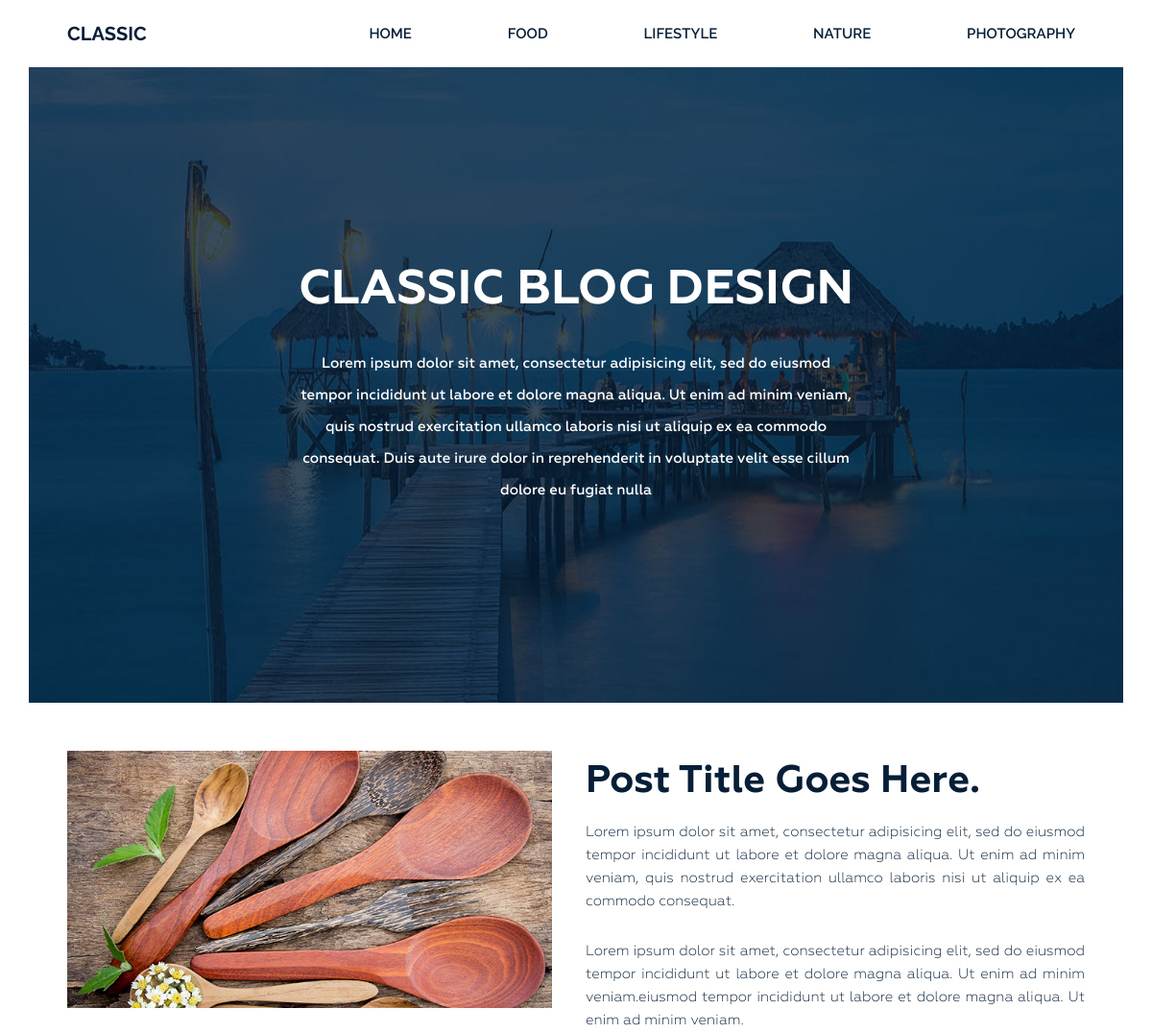
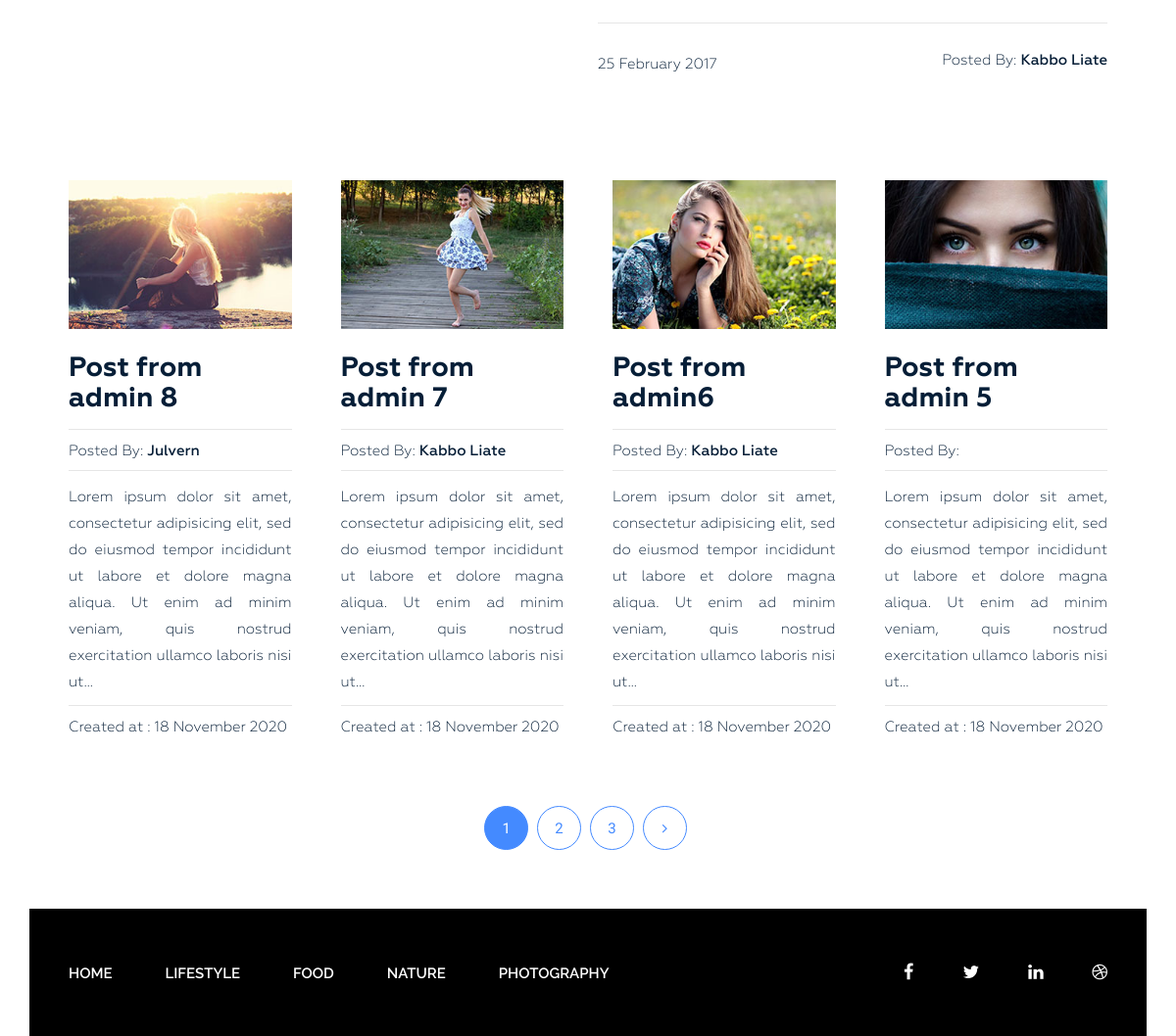
The page / on the database its author committed (2 pictures, top to bottom).
### blog/models.py (models this page shows, shortened)
class Category(models.Model):
    title = models.CharField(max_length=255)
    slug = models.SlugField(max_length=255,verbose_name='Url',unique=True)
    def get_absolute_url(self):
        return reverse('P_Category', kwargs={'slug':self.slug})
    class Meta:
        verbose_name = 'Category'
        verbose_name_plural = 'Categories'
        ordering = ['title']

class Post(models.Model):
    title = models.CharField(max_length=255)
    slug = models.SlugField(max_length=255,verbose_name='Url',unique=True)
    author = models.CharField(max_length=100)
    content = models.TextField(blank=True)
    created_at = models.DateTimeField(auto_now_add=True,verbose_name='Yaradılma tarixi')
    photo  = models.ImageField(upload_to='photos/%Y/%m/%d/',blank=True)
    views = models.IntegerField(default=0,verbose_name='Baxış sayı')
    category = models.ForeignKey(Category,related_name='posts',on_delete=models.PROTECT)
    tag = models.ManyToManyField(Tag,related_name='posts',blank=True)
    def get_absolute_url(self):
        return reverse('post',kwargs={'slug':self.slug})
    class Meta:
        verbose_name = 'Post'
        verbose_name_plural = 'Posts'
        ordering = ['-created_at']

### blog/views.py (the view)
# urls.py: 2. Add a URL to urlpatterns:  path('', Home.as_view(), name='home')
class Home(ListView):
    model = Post
    template_name = 'blog/index.html'
    context_object_name = 'posts'
    paginate_by = 4
    def get_context_data(self, *, object_list=None, **kwargs):
        context = super().get_context_data(**kwargs)
        context['title'] = 'Dark Blog'
        return context

### blog/templatetags/menu.py (called while the page is built)
@register.inclusion_tag('blog/menu_tpl.html')
def show_menu(menu_class='menu'):
    categories = Category.objects.all()
    return {'categories':categories,'menu_class':menu_class}

### blog/templates/blog/index.html (shortened to what this page needs)
{% extends 'base.html' %}
{% load static %}
{% load menu %}
{% block content %}
    {% show_menu %}
    <section class="bg-text-area">
        <div class="container">
            <div class="row">
                <div class="col-md-12">
                    <div class="bg-text">
                        <h3>Classic BLOG Design</h3>
                        <p>Lorem ipsum dolor sit amet, consectetur adipisicing elit, sed do eiusmod tempor incididunt ut
                            labore et dolore magna aliqua. Ut enim ad minim veniam, quis nostrud exercitation ullamco
                            laboris nisi ut aliquip ex ea commodo consequat. Duis aute irure dolor in reprehenderit in
                            voluptate velit esse cillum dolore eu fugiat nulla </p>
                    </div>
                </div>
            </div>
        </div>
    </section>
    <section class="blog-post-area">
        <div class="container">
            <div class="row">
                <div class="blog-post-area-style">
                    <div class="col-md-12">
                        <div class="single-post-big">
                            <div class="big-image">
                                <img src="{% static 'img/post-image1.jpg' %} " alt="">
                            </div>
                            <div class="big-text">
                                <h3><a href="#">Post Title Goes Here.</a></h3>
                                <p>Lorem ipsum dolor sit amet, consectetur adipisicing elit, sed do eiusmod tempor
                                    incididunt ut labore et dolore magna aliqua. Ut enim ad minim veniam, quis nostrud
                                    exercitation ullamco laboris nisi ut aliquip ex ea commodo consequat.</p>
                                <p>Lorem ipsum dolor sit amet, consectetur adipisicing elit, sed do eiusmod tempor
                                    incididunt ut labore et dolore magna aliqua. Ut enim ad minim veniam.eiusmod tempor
                                    incididunt ut labore et dolore magna aliqua. Ut enim ad minim veniam.</p>
                                <h4><span class="date">25 February 2017</span><span class="author">Posted By: <span
                                        class="author-name">Kabbo Liate</span></span>
                                </h4>
                            </div>
                        </div>
                    </div>
                    {% for post in posts %}
                        <div class="col-md-3">
                            <div class="single-post">
                                {% if post.photo %}
                                    <img src="{{ post.photo.url }}" alt="{{ post.title }} ">
                                {% else %}
                                    <img src="https://picsum.photos/seed/picsum/300/201" alt="{{ post.title }}">
                                {% endif %}
                                <h3><a href="{{ post.get_absolute_url }}">{{ post.title }}</a></h3>
                                <h4><span>Posted By: <span class="author-name">{{ post.author }}</span></span>
                                </h4>
                                {{ post.content|truncatechars_html:200|safe }}
                                <h4><span>Created at : {{ post.created_at|date:'j E Y' }}</span></h4>
                            </div>
                        </div>
                    {% endfor %}
                </div>
            </div>
        </div>
        {% if page_obj.has_other_pages %}
            <div class="pegination">
                <div class="nav-links">
                    {% for p in page_obj.paginator.page_range %}
                        {% if page_obj.number == p %}
                            <span class="page-numbers current">{{ p }}</span>
                        {% elif p > page_obj.number|add:-3  and  p < page_obj.number|add:3 %}
                            <a class="page-numbers" href="?page={{ p }}">{{ p }}</a>
                        {% endif %}
                    {% endfor %}
                    {% if page_obj.has_next %}
                        <a class="page-numbers" href="?page={{ page_obj.next_page_number }}"><i
                                class="fa fa-angle-right" aria-hidden="true"></i></a>
                    {% endif %}
                </div>
            </div>
        {% endif %}
    </section>
{% endblock %}

### blog/templates/blog/menu_tpl.html
<header class="header">
        <div class="container">
            <div class="row">
                <div class="col-md-2">
                    <div class="logo">
                        <h2><a href="#">Classic</a></h2>
                    </div>
                </div>
                <div class="col-md-10">
                    <div class="menu">
                        <ul>
                            <li class=""><a href="{% url 'home' %}">Home</a></li>
                            {% for category in categories %}
                                <li><a href="{{ category.get_absolute_url }}">{{ category.title }}</a></li>
                            {% endfor %}
                        </ul>
                    </div>
                </div>
            </div>
        </div>
    </header>

### MyBlog/static/style.css (style rules this page uses)
.wrapper header.header .logo h2 { margin: 0 0 0 40px; padding: 0; }
.wrapper header.header .logo h2 a { color: #061e37; font-family: "Raleway", sans-serif; font-size: 20px; font-weight: 700; text-decoration: none; line-height: 70px; padding: 22px 0; text-transform: uppercase; }
.wrapper header.header .menu { margin: 0 }
.wrapper header.header .menu ul { float: right; margin: 0; padding: 0; margin-right: 4px; }
.wrapper header.header .menu ul li { display: inline-block; list-style: outside none none; margin: 0 -4px 0 0; }
.wrapper header.header .menu ul li a { color: rgb(6, 30, 55); font-family: "Raleway", sans-serif; font-size: 15px; font-weight: 600; line-height: 70px; padding: 26px 50px; text-decoration: none; text-transform: uppercase; }
.wrapper section.bg-text-area .bg-text { background-image: url(img/bg-iamges.jpg); background-size: 100% 100%; padding: 205px 280px; }
.wrapper section.bg-text-area .bg-text h3 { color: #fff; font-family: Geometria; font-size: 50px; font-weight: 700; text-align: center; text-transform: uppercase; margin: 0; }
.wrapper section.bg-text-area .bg-text p { color: #fff; font-family: Geometria; font-size: 15px; font-weight: 500; line-height: 33px; margin: 32px 0 0; text-align: center; }
section.blog-post-area { margin-top: 50px; }
section.blog-post-area .big-image { float: left; width: 50%; padding-right: 35px; }
section.blog-post-area .big-text { float: right; width: 50%; padding-right: 20px; }
section.blog-post-area img { width: 100%; }
section.blog-post-area .big-text h3 { margin: 10px 0 0; }
section.blog-post-area .big-text h3 a { font-family: Geometria; font-weight: 700; font-size: 40px; color: #061e37; text-decoration: none; }
section.blog-post-area .big-text p { color: #061e37; font-family: Geometria; font-size: 15px; font-weight: 400; line-height: 24px; padding-top: 18px; text-align: justify; text-decoration: none; }
section.blog-post-area .big-text h4 { margin-top: 25px; padding-top: 30px; position: relative; }
section.blog-post-area .big-text h4::before { background: #e6e6e6 none repeat scroll 0 0; content: ""; height: 1px; position: absolute; top: 0; width: 100%; }
section.blog-post-area .single-post { padding-right: 20px; margin: 100px 0px 0px; }
section.blog-post-area h4 span { font-family: Geometria; font-weight: 400; font-size: 15px; color: #061e37; text-decoration: none; }
section.blog-post-area .big-text h4 span.author { float: right }
section.blog-post-area h4 span.author-name { font-weight: 500; }
.blog-post-area .single-post h3 a { font-family: Geometria; font-size: 28px; font-weight: 700; text-decoration: none; color: #061e37; }
.blog-post-area .single-post p { color: #061e37; font-family: Geometria; font-size: 15px; font-weight: 400; line-height: 27px; padding-top: 14px; position: relative; text-align: justify; }
.blog-post-area .single-post h4 { margin-bottom: 12px; padding-top: 10px; position: relative; }
.blog-post-area .single-post h4::before { background: #e6e6e6 none repeat scroll 0 0; content: ""; height: 1px; position: absolute; top: 0; width: 100%; }
.blog-post-area .single-post p::before { background: #e6e6e6 none repeat scroll 0 0; content: ""; height: 1px; position: absolute; top: 0; width: 100%; }
.blog-post-area .single-post h3 { margin: 25px 0 15px; }
.blog-post-area .pegination { margin-top: 60px; margin-bottom: 60px; }
.blog-post-area .pegination .nav-links { margin: 0; padding: 0; text-align: center; }
.blog-post-area .pegination .nav-links .page-numbers { border: 1px solid #448aff; border-radius: 50%; color: #448aff; display: inline-block; font-family: "Roboto", sans-serif; font-size: 15px; font-weight: 400; height: 45px; line-height: 45px; list-style: outside none none; margin-right: 5px; text-align: center; width: 45px; }
.blog-post-area .blog-post-area-style { margin: 0 20px 0 40px; }
.blog-post-area .pegination .nav-links .page-numbers.current { background: #448aff; color: #fff; }
.blog-post-area .pegination .nav-links a { text-decoration: none; }

### rows shown on the page
Category: title "FOOD"
Category: title "LIFESTYLE"
Category: title "NATURE"
Category: title "PHOTOGRAPHY"
Post: photo (picture), title "Post from admin 8", author "Julvern", content "Lorem ipsum dolor sit amet, consectetur adipisicing elit, sed do eiusmod tempor incididunt ut labore et dolore magna aliqua. Ut enim ad minim veniam, quis nostrud exercitation ullamco laboris nisi ut…", created_at "18 November 2020"
Post: photo (picture), title "Post from admin 7", author "Kabbo Liate", content "Lorem ipsum dolor sit amet, consectetur adipisicing elit, sed do eiusmod tempor incididunt ut labore et dolore magna aliqua. Ut enim ad minim veniam, quis nostrud exercitation ullamco laboris nisi ut…", created_at "18 November 2020"
Post: photo (picture), title "Post from admin6", author "Kabbo Liate", content "Lorem ipsum dolor sit amet, consectetur adipisicing elit, sed do eiusmod tempor incididunt ut labore et dolore magna aliqua. Ut enim ad minim veniam, quis nostrud exercitation ullamco laboris nisi ut…", created_at "18 November 2020"
Post: photo (picture), title "Post from admin 5", content "Lorem ipsum dolor sit amet, consectetur adipisicing elit, sed do eiusmod tempor incididunt ut labore et dolore magna aliqua. Ut enim ad minim veniam, quis nostrud exercitation ullamco laboris nisi ut…", created_at "18 November 2020"

### other values the page prints
{{ p }} "1"
{{ p }} "2" "3"
